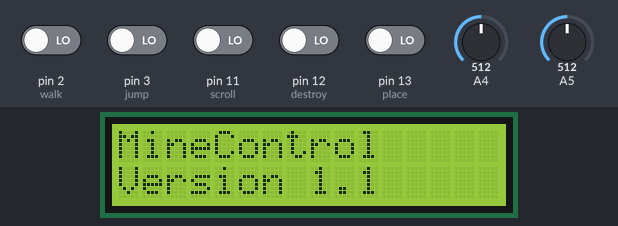
This sketch was run on a simulated Arduino Uno, built with avr-gcc and run on an emulated ATmega328P. On the bench: 16×2 character LCD. The inputs (shaded band) are chosen by the test bench; at power-on: pin 2 (walk), pin 3 (jump), pin 11 (scroll), pin 12 (destroy), pin 13 (place) LOW, A4 = 512, A5 = 512. What the sketch prints to the serial monitor is not drawn.

Above: at 0.1 s.
6.3 s: pin 3 (jump) driven HIGH
At 8.7 s:
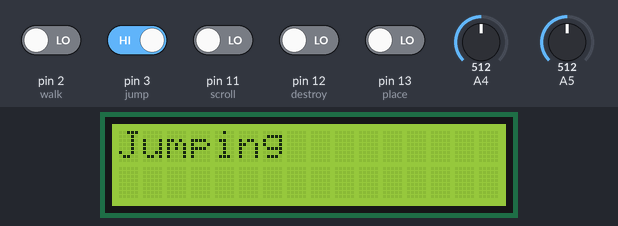
9.3 s: pin 2 (walk) driven HIGH
At 10.2 s:
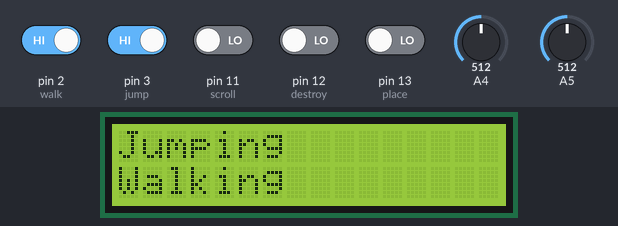
12.3 s: pin 12 (destroy) driven HIGH
At 13.5 s:
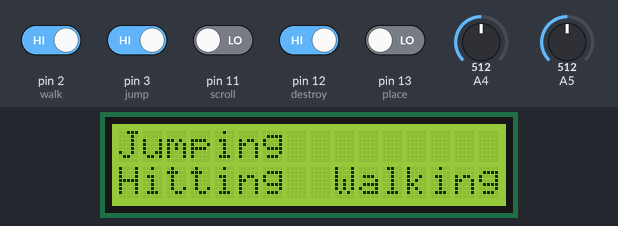
13.8 s: pin 11 (scroll) driven HIGH
At 14.7 s:
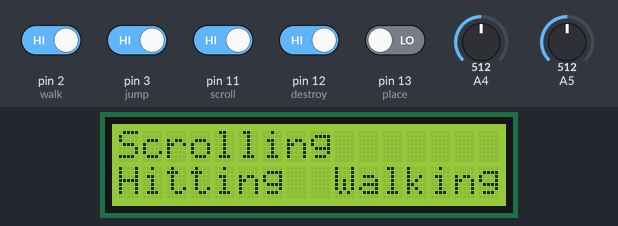
16.8 s: pin 13 (place) driven HIGH
At 18.0 s:
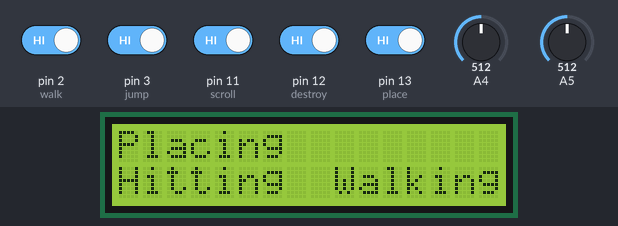
18.3 s: pin 2 (walk) driven LOW
At 19.3 s:
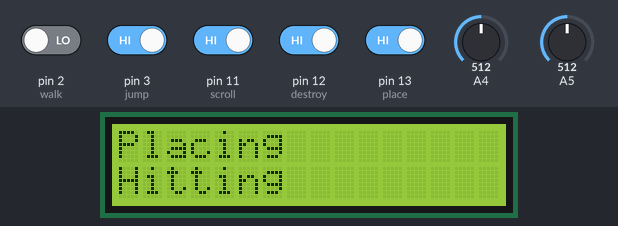
Timing chart, 0 to 20.8 s (numbered marks = the images above; inputs shaded):
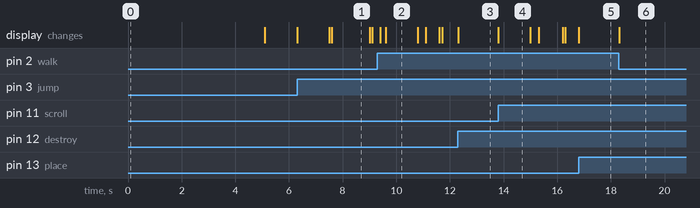

Measured:
- after the input at 6.3 s, the display: changes at once (image 1)
- after the input at 12.3 s, the display: changes at once (image 3)
- after the input at 13.8 s, the display: changes at once (image 4)
- after the input at 16.8 s, the display: changes at once (image 5)
- after the input at 18.3 s, the display: changes at once (image 6)
- what the display in image 1 shows lasts 1.4 s, from 7.6 s to 9.0 s
- what the display in image 2 shows lasts 1.2 s, from 9.6 s to 10.8 s

The sketch:

MineControl_1_1.ino
```cpp
/*
* MineControl v1.1
* Made by Big-Cheeri-Os
* At M.I.T. Blueprint 2019
*
* February 24th, 2019
*
* PINS
* d0  - No wire (needed for TX & RX)
* d1  - No wire (needed for TX & RX)
* d2  - Button 1 (Walk)
* d3  - Button 2 (Jump)
* d4  - Screen D4
* d5  - Screen D5
* d6  - Screen D6
* d7  - Screen D7
* d8  - Screen RS
* d9  - Screen EN
* d10 -
* d11 - Button 3 (Scroll)
* d12 - Button 4 (Destroy)
* d13 - Button 5 (Place)
* a0  -
* a1  -
* a2  -
* a3  -
* a4  - Joystick Y
* a5  - Joystick X
*/

/*Declare Variables*/
int jump = 3;
int walk = 2;
int scroll = 11;
int destroy = 12;
int place = 13;
int invPlace = 1;
bool jumpBool = false, walkBool = false, scrollBool = false, destroyBool = false, placeBool = false;

/*Include LiquidCrystal library for the LCD screen*/
#include <LiquidCrystal.h>

/*Screen initiation*/
const int rs = 8, en = 9, d4 = 4, d5 = 5, d6 = 6, d7 = 7;
LiquidCrystal lcd(rs, en, d4, d5, d6, d7);

/*Functions to change variables when a button is pressed/held*/
void doJump(){
  jumpBool = !jumpBool;
  if(!jumpBool){
    Serial.println("Jump!");
  }
}

void doWalk(){
  walkBool = !walkBool;
  Serial.println("Walking: "+ String(walkBool));
}

void doScroll(){
  scrollBool = !scrollBool;
  if(!scrollBool){
    invPlace++;
    if(invPlace > 9){
      invPlace = 1;
    }
    Serial.println("ChangedInventory: " + String(invPlace));
  }
}

void doDestroy(){
  destroyBool = !destroyBool;
  Serial.println("Destroy: "+ String(destroyBool));
}

void doPlace(){
  placeBool = !placeBool;
  if(!placeBool){
    Serial.println("Place!");
  }
}

void displayStatus(){
  String txt = "";
  if(jumpBool){
    txt = "Jumping";
  }
  if(scrollBool){
    txt = "Scrolling";
  }
  if(placeBool){
    txt = "Placing";
  }
  if(destroyBool){
    txt += " \nHitting";
  }
  if(walkBool){
    txt += " \nWalking";
  }

  if(txt != "" && (millis() % 100 == 0)){
    printToScreen(txt);
  } else if(millis() % 100 == 0){
    lcd.clear();
  }
}

/*General init and declarations*/
void setup() {
  /*LCD Startup*/
  lcd.begin(16, 2);
  printToScreen("MineControl\nVersion 1.1");
  delay(5000);
  printToScreen("Starting setup...");
  printToScreen("Initializing\nvariables...");

  /*Setting pinModes to input*/
  pinMode(jump, INPUT);
  pinMode(walk, INPUT);
  pinMode(scroll, INPUT);
  pinMode(destroy, INPUT);
  pinMode(place, INPUT);

  /*Attaching interrupts for the pins for jumping and walking*/
  attachInterrupt(digitalPinToInterrupt(jump), doJump, CHANGE);
  attachInterrupt(digitalPinToInterrupt(walk), doWalk, CHANGE);

  /*Opening serial port*/
  printToScreen("Setting up serial port...");
  Serial.begin(9600);

  printToScreen("Done with setup...\nRunning now...");
}

/*Loop*/
void loop() {

//  printToScreen("testing...");

  /*Special code for looping functions -- scroll, destroy, place*/
  if((digitalRead(scroll)&&scrollBool == false)||(!digitalRead(scroll)&&scrollBool == true)){
    doScroll();
  }
  if((digitalRead(destroy)&&destroyBool == false)||(!digitalRead(destroy)&&destroyBool == true)){
    doDestroy();
  }
  if((digitalRead(place)&&placeBool == false)||(!digitalRead(place)&&placeBool == true)){
    doPlace();
  }

  displayStatus();

  /*Joystick movement detection and serial output*/
  int x = analogRead(A5);
  int y = analogRead(A4);

  int xAvg = 513, yAvg = 498;

  float xSpeed = (float) (x - xAvg) / 512;
  float ySpeed = (float) (y - yAvg) / 512 - 0.03;

  if(x > (xAvg + 20) || x < (xAvg - 20)){
    Serial.println("xS: " + String(xSpeed));
  }
  if(y > (yAvg + 20) || y < (yAvg - 20)){
    Serial.println("yS: " + String(ySpeed));
  }

  /*Some delay before next loop begins*/
  delay(1);
}


/*Printing text to screen*/
void printToScreen(String txt){
  lcd.clear();
  int newLine = txt.indexOf("\n");
  lcd.setCursor(0, 0);
  lcd.print(txt.substring(0, newLine));
  if(newLine != -1){
    lcd.setCursor(0, 1);
    lcd.print(txt.substring(newLine + 1));
  }

}
```
